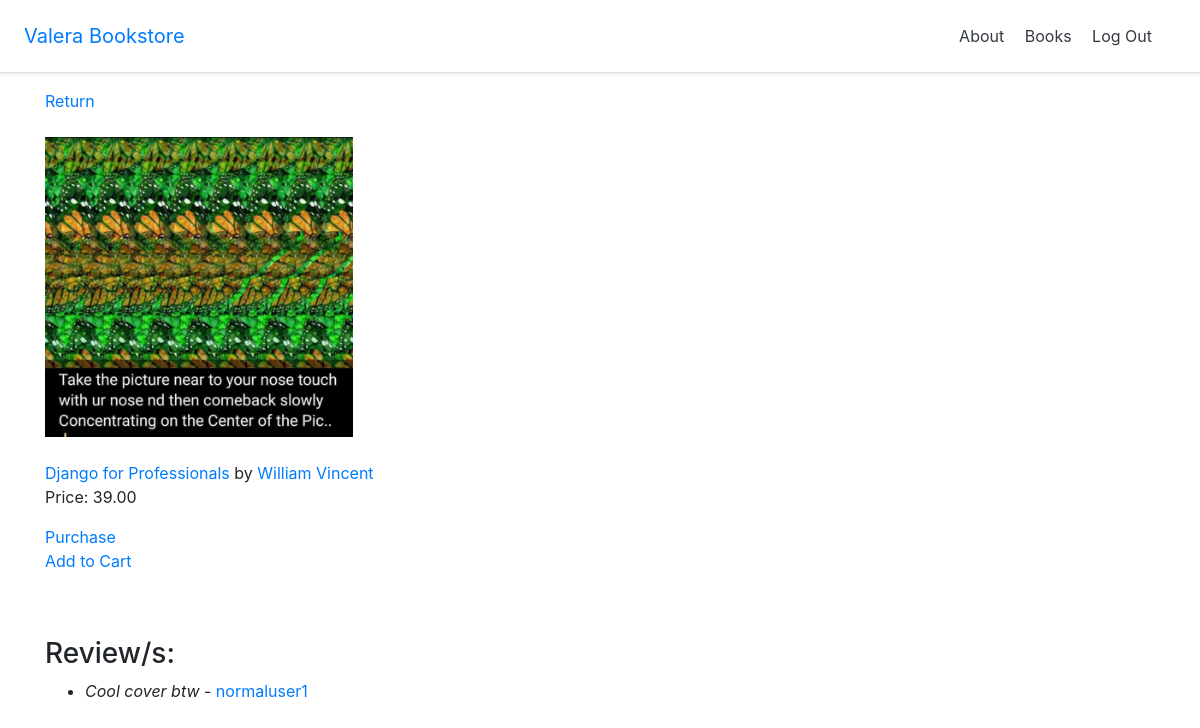
/books/3d72c9c0-54f3-4b4a-8c3e-7bcdd3a2cc50/ (signed in), run on the app's committed database.
### books/models.py (models this page shows, shortened)
class Book(models.Model):
    id = models.UUIDField(
        primary_key = True,
        default = uuid.uuid4,
        editable = False
    )
    title = models.CharField(max_length=100)
    author = models.CharField(max_length=50)
    price = models.DecimalField(max_digits=6, decimal_places=2)
    published_date = models.DateField()
    cover = models.ImageField(upload_to='covers/', blank=True)
    class Meta:
        permissions = [
            ('special_status', 'can read all books'),
        ]

class Review(models.Model):
    book = models.ForeignKey(
        Book,
        on_delete = models.CASCADE,
        related_name='reviews',
    )
    review = models.CharField(max_length=500)
    author = models.ForeignKey(
        get_user_model(),
        on_delete = models.CASCADE,
    )

### users/models.py (models this page shows)
class CustomUser(AbstractUser):
    pass

### books/views.py (the view)
# urls.py: path('<uuid:pk>/', BookDetailView.as_view(), name = 'book_detail'),
class BookDetailView(LoginRequiredMixin, PermissionRequiredMixin, DetailView):
    model = Book
    context_object_name = 'book'
    template_name = 'books/book_detail.html'
    login_url = 'account_login'
    permission_required = 'books.special_status'

### templates/books/book_detail.html (shortened to what this page needs)
{% extends 'base.html' %}
{% block content %}
<a href="{% url 'book_list' %}" role="button">Return</a><br>
<div class="book-detail">
    {% if book.cover %}
        <br><img class="book-cover" src="{{ book.cover.url }}" alt="{{ book.cover.title }}"> <br>
    {% else %}
    <br><p><b>No available image.</b></p>
    {% endif %}
    <br><a href="#">{{ book.title }}</a> by <a href="#">{{ book.author }}</a>
    <p>Price: {{ book.price }}</p>
    <p><a role="button" href="{% url 'orders' %}">Purchase</a><br><a href="#" role="button">Add to Cart</a></p>
</div>
<div class="reviews">
    {% if book.reviews.all.count == 0 %}
    <h3>No Review/s.</h3>
    {% else %}
    <br><br><h3>Review/s:</h3>
    <ul>
        {% for review in book.reviews.all %}
        <li><i>{{ review.review }}</i> - <a href="#">{{ review.author }}</a> </li>
        {% endfor %}
    </ul>
    {% endif %}
</div>
{% endblock content %}

### static/css/base.css (style rules this page uses)
.book-cover { width: auto; height: 300px; }

### data on the page
Book: cover (picture), title "Django for Professionals", author "William Vincent", price "39.00"
Review: review "Cool cover btw", author "normaluser1"
